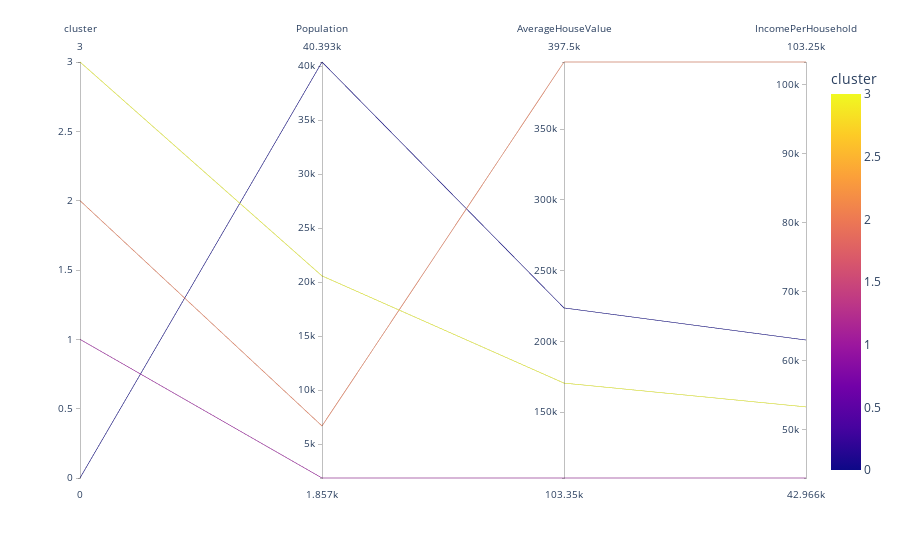

The code cell stored with this chart in its notebook:
### Code cell
fig = px.parallel_coordinates(grouped, color = 'cluster', 
                             dimensions = ['cluster','Population', 'AverageHouseValue', 'IncomePerHousehold'])
fig.show()

### Figure 1 — Plotly figure (JSON) as saved in the notebook; plotly's stock layout.template omitted (floating-point values rounded to 4 significant figures)
{"data": [{"dimensions": [{"label": "cluster", "values": [0, 1, 2, 3]}, {"label": "Population", "values": [40393, 1856.0, 6679, 20579]}, {"label": "AverageHouseValue", "values": [223600, 103350, 397500, 170450]}, {"label": "IncomePerHousehold", "values": [62958, 42966, 103250, 53270.0]}], "domain": {"x": [0, 1], "y": [0, 1]}, "line": {"color": [0, 1, 2, 3], "coloraxis": "coloraxis"}, "name": "", "type": "parcoords"}], "layout": {"coloraxis": {"colorbar": {"title": {"text": "cluster"}}, "colorscale": [[0, "#0d0887"], [0.1111, "#46039f"], [0.2222, "#7201a8"], [0.3333, "#9c179e"], [0.4444, "#bd3786"], [0.5556, "#d8576b"], [0.6667, "#ed7953"], [0.7778, "#fb9f3a"], [0.8889, "#fdca26"], [1, "#f0f921"]]}, "legend": {"tracegroupgap": 0}, "margin": {"t": 60}}}
